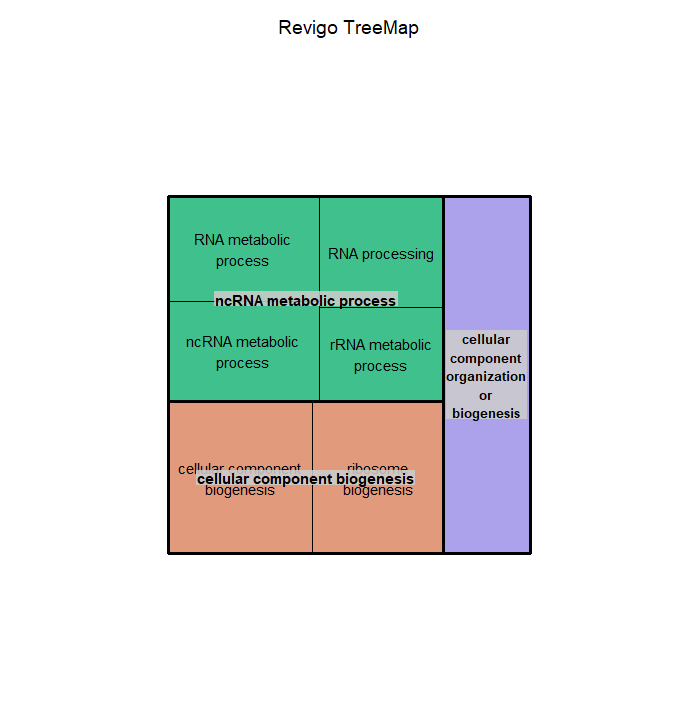

The script that drew this image:
# A treemap R script produced by the Revigo server at http://revigo.irb.hr/
# If you found Revigo useful in your work, please cite the following reference:
# Supek F et al. "REVIGO summarizes and visualizes long lists of Gene Ontology
# terms" PLoS ONE 2011. doi:10.1371/journal.pone.0021800

# author: Anton Kratz <anton.kratz@gmail.com>, RIKEN Omics Science Center, Functional Genomics Technology Team, Japan
# created: Fri, Nov 02, 2012  7:25:52 PM
# last change: Fri, Nov 09, 2012  3:20:01 PM

# -----------------------------------------------------------------------------
# If you don't have the treemap package installed, uncomment the following line:
# install.packages( "treemap" );
library(treemap) 								# treemap package by Martijn Tennekes

# Set the working directory if necessary
# setwd("C:/Users/username/workingdir");

# --------------------------------------------------------------------------
# Here is your data from Revigo. Scroll down for plot configuration options.

revigo.names <- c("term_ID","description","frequency","uniqueness","dispensability","representative");
revigo.data <- rbind(c("GO:0034660","ncRNA metabolic process",3.769763500568378,0.4702871438929144,0.0154783,"ncRNA metabolic process"),
c("GO:0006396","RNA processing",4.055292831628201,0.42867913007487374,0.53354483,"ncRNA metabolic process"),
c("GO:0016070","RNA metabolic process",13.53069692267082,0.4888234262580807,0.5079932,"ncRNA metabolic process"),
c("GO:0016072","rRNA metabolic process",1.1833519865547792,0.3636572551276465,0.44836608,"ncRNA metabolic process"),
c("GO:0044085","cellular component biogenesis",4.796572117984153,0.6837959957904567,0,"cellular component biogenesis"),
c("GO:0042254","ribosome biogenesis",1.6536972228253697,0.6207085464217718,0.59874765,"cellular component biogenesis"),
c("GO:0071840","cellular component organization or biogenesis",9.440442605554349,0.967167244357849,0.01811084,"cellular component organization or biogenesis"));

stuff <- data.frame(revigo.data);
names(stuff) <- revigo.names;

stuff$frequency <- as.numeric( as.character(stuff$frequency) );
stuff$uniqueness <- as.numeric( as.character(stuff$uniqueness) );
stuff$dispensability <- as.numeric( as.character(stuff$dispensability) );

# check the tmPlot command documentation for all possible parameters - there are a lot more
treemap(
  stuff,
  index = c("representative","description"),
  vSize = "uniqueness",
  type = "categorical",
  vColor = "representative",
  title = "Revigo TreeMap",
  inflate.labels = FALSE,      # set this to TRUE for space-filling group labels - good for posters
  lowerbound.cex.labels = 0,   # try to draw as many labels as possible (still, some small squares may not get a label)
  position.legend = "none"
)

dev.off()
